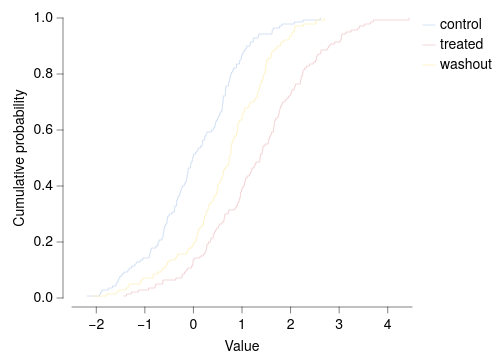

The specification (Vega-Lite) saved for this image:
### Vega-Lite specification from a JSON file in a GitHub repository (floating-point values rounded to 4 significant figures; data arrays with more than 128 entries replaced by an {"elided": "..."} marker saying what was removed)
{"background": null, "config": {"arc": {"fill": "#DBDBDB", "fillOpacity": 1.0, "innerRadius": 35.0, "padAngle": 0.03, "stroke": "black", "strokeOpacity": 1, "strokeWidth": 0.25}, "area": {"fill": "#DBDBDB", "fillOpacity": 1.0, "stroke": "black", "strokeOpacity": 1, "strokeWidth": 0.25}, "axis": {"domain": true, "domainCap": "round", "domainColor": "black", "domainWidth": 0.25, "grid": false, "gridCap": "round", "gridColor": "#F1F1F1", "gridDash": [0, 0], "gridOpacity": 1.0, "gridWidth": 0.25, "labelColor": "black", "labelFont": "Helvetica Neue", "labelFontSize": 7, "labelFontStyle": "normal", "labelFontWeight": 400, "offset": 4.5, "ticks": true, "tickCap": "round", "tickColor": "black", "tickRound": false, "tickSize": 3, "tickWidth": 0.25, "titleColor": "black", "titleFont": "Helvetica Neue", "titleFontSize": 7, "titleFontStyle": "normal", "titleFontWeight": 400}, "axisX": {"domain": true, "labelAlign": "center", "labelAngle": 0, "labels": true, "ticks": true, "translate": 0}, "axisY": {"domain": true, "labelAlign": "right", "labelAngle": 0, "labels": true, "ticks": true, "translate": 0}, "axisRight": {"domain": true, "labelAlign": "left", "labelAngle": 0, "labels": true, "ticks": true, "translate": 0}, "axisTop": {"domain": true, "labelAlign": "center", "labelAngle": 0, "labels": true, "ticks": true, "translate": 0}, "axisBand": {"tickOffset": 0}, "bar": {"fill": "#DBDBDB", "fillOpacity": 1.0, "stroke": "black", "strokeOpacity": 1, "strokeWidth": 0.25}, "boxplot": {"size": 12.6, "ticks": {"cornerRadius": 0.25, "fill": "black", "opacity": 1, "size": 6.3, "thickness": 0.25}, "box": {"fillOpacity": 1.0, "stroke": "black", "strokeOpacity": 1, "strokeWidth": 0.25}, "median": {"cornerRadius": 0, "fill": "black", "fillOpacity": 1.0, "opacity": 1, "size": 12.6, "thickness": 0.25}, "rule": {"fill": "black", "fillOpacity": 1.0, "size": 14.0, "stroke": "black", "strokeDash": [0, 0], "strokeOpacity": 1, "strokeWidth": 0.25}, "outliers": {"color": "black", "fill": "black", "fillOpacity": 1.0, "size": 0, "stroke": "black", "strokeOpacity": 1, "strokeWidth": 0.25}}, "circle": {"fill": "black", "fillOpacity": 1.0, "size": 0.7, "stroke": null, "strokeOpacity": 1, "strokeWidth": 0.25}, "errorband": {"band": {"fillOpacity": 0.6, "stroke": null, "strokeWidth": 0.25, "strokeOpacity": 1}, "borders": {"opacity": 0, "strokeOpacity": 0.25, "strokeWidth": 1}}, "errorbar": {"opacity": 1, "rule": {"strokeDash": [0, 0], "strokeWidth": 0.25}, "ticks": {"color": "black", "cornerRadius": 0.125, "opacity": 1, "size": 8.4, "thickness": 0.25}, "thickness": 0.25}, "font": "Helvetica Neue", "geoshape": {"fill": "#DBDBDB", "fillOpacity": 1.0, "stroke": "black", "strokeOpacity": 1, "strokeWidth": 0.25}, "header": {"labelColor": "black", "labelFont": "Helvetica Neue", "labelFontSize": 7, "labelFontStyle": "normal", "labelFontWeight": 400, "titleColor": "black", "titleFont": "Helvetica Neue", "titleFontSize": 7, "titleFontStyle": "normal", "titleFontWeight": 400, "titlePadding": 0}, "legend": {"disable": false, "offset": 4.5, "titlePadding": 4, "labelOffset": 2, "gradientLabelOffset": 2, "gradientLength": 70.0, "gradientThickness": 7.0, "gradientOpacity": 1.0, "gradientStrokeColor": "black", "gradientStrokeWidth": 0.25, "labelColor": "black", "labelFont": "Helvetica Neue", "labelFontSize": 7, "labelFontStyle": "normal", "labelFontWeight": 400, "strokeColor": "black", "strokeWidth": 0, "symbolSize": 42, "symbolStrokeColor": "black", "symbolStrokeWidth": 0.25, "titleColor": "black", "titleFont": "Helvetica Neue", "titleFontSize": 7, "titleFontStyle": "normal", "titleFontWeight": 400}, "line": {"color": "black", "stroke": "black", "strokeCap": "round", "strokeDash": [0, 0], "strokeOpacity": 1, "strokeWidth": 0.375}, "point": {"filled": true, "fill": "#DBDBDB", "fillOpacity": 1.0, "size": 7.0, "stroke": "black", "strokeOpacity": 1, "strokeWidth": 0.25}, "range": {"category": ["#C6D9F1", "#F1C9CB", "#FEF0B9", "#CEE37A", "#7AA8E0", "#E589A3", "#FDDD5D", "#68B961", "#4177B1", "#C35082", "#E5C227", "#438156"], "diverging": {"scheme": ["#C35082", "#CE6D94", "#D989A7", "#E2A4BA", "#EABFCE", "#F1DBE2", "#F6F6F6", "#D7E0EB", "#B9CBE0", "#9BB6D5", "#7DA1C9", "#5F8CBD", "#4177B1"]}, "heatmap": {"scheme": ["#32022B", "#43044D", "#4C196E", "#4D338C", "#484DA6", "#3A68BB", "#1D83CA", "#1D9CCB", "#23B5C9", "#28CDC5", "#4DE0B4", "#91EE9F"]}, "ordinal": {"scheme": ["#F1F1F1", "#DBDBDB", "#C6C6C6", "#B2B2B2", "#9D9D9D", "#898989", "#767676", "#636363", "#515151", "#404040", "#2F2F2F", "#1F1F1F"]}, "ramp": {"scheme": ["#32022B", "#43044D", "#4C196E", "#4D338C", "#484DA6", "#3A68BB", "#1D83CA", "#1D9CCB", "#23B5C9", "#28CDC5", "#4DE0B4", "#91EE9F"]}}, "rule": {"color": "black", "stroke": "black", "strokeCap": "round", "strokeDash": [2, 2], "strokeOpacity": 1, "strokeWidth": 0.25}, "scale": {"bandPaddingInner": 0.1, "bandPaddingOuter": 0.1, "round": false}, "rect": {"fill": "#DBDBDB", "fillOpacity": 1.0, "stroke": "black", "strokeOpacity": 1, "strokeWidth": 0.25}, "square": {"fill": "#DBDBDB", "fillOpacity": 1.0, "size": 14.0, "stroke": "black", "strokeOpacity": 1, "strokeWidth": 0.25}, "text": {"color": "black", "font": "Helvetica Neue", "fontSize": 7, "fontStyle": "normal", "fontWeight": 400}, "tick": {"color": "black", "cornerRadius": 0.125, "opacity": 1.0, "size": 12.6, "thickness": 0.25}, "title": {"anchor": "middle", "frame": "group", "color": "black", "font": "Helvetica Neue", "fontSize": 7, "fontStyle": "normal", "fontWeight": 400, "subtitleColor": "black", "subtitleFont": "Helvetica Neue", "subtitleFontSize": "Helvetica Neue", "subtitleFontStyle": "normal", "subtitleFontWeight": 400}, "trail": {"color": "black", "opacity": 1, "size": 0.375}, "view": {"continuousWidth": 170, "continuousHeight": 140, "discreteWidth": 170, "discreteHeight": 140, "fill": null, "stroke": null, "strokeWidth": 0.25}}, "data": {"name": "data-a762ab7d992c95d30c7e47802f9bc0ca"}, "mark": {"type": "line", "interpolate": "step-after"}, "encoding": {"color": {"field": "group", "title": null, "type": "nominal"}, "x": {"field": "x", "title": "Value", "type": "quantitative"}, "y": {"field": "cdf", "scale": {"domain": [0, 1], "nice": false}, "title": "Cumulative probability", "type": "quantitative"}}, "$schema": "https://vega.github.io/schema/vega-lite/v6.4.1.json", "datasets": {"data-a762ab7d992c95d30c7e47802f9bc0ca": {"elided": "420 records"}}}
